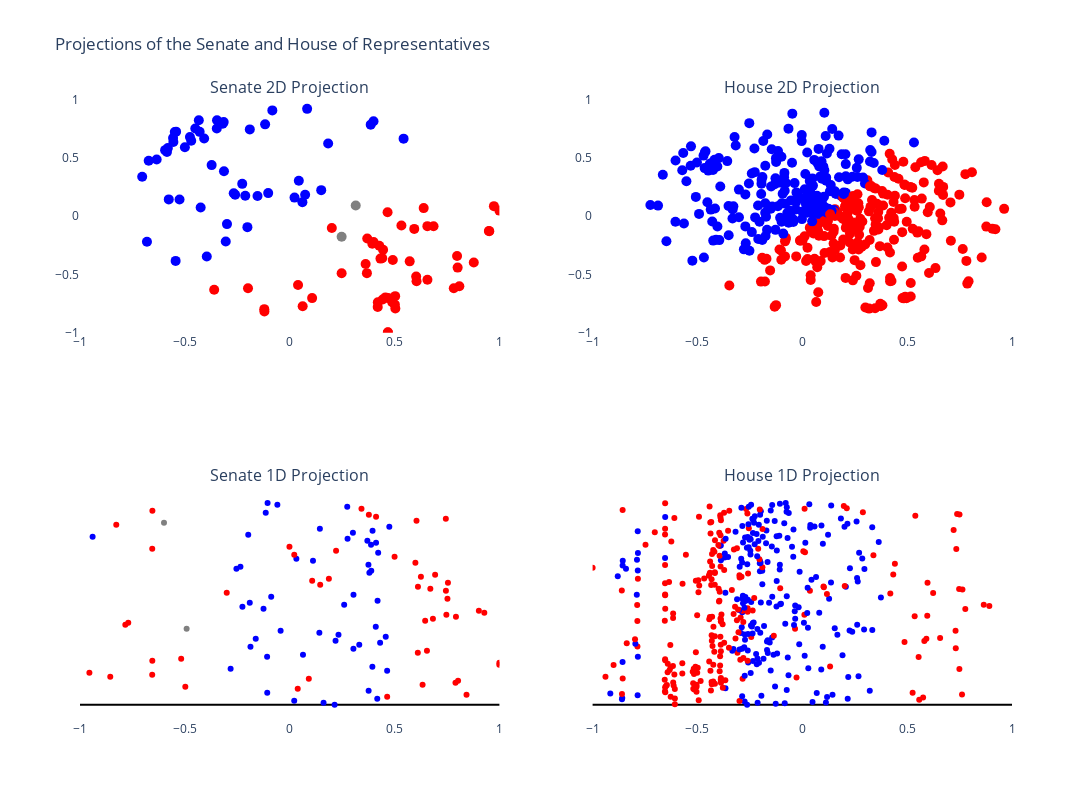

The cell this chart's notebook holds for it:
### Code cell
import plotly.graph_objects as go
from plotly.subplots import make_subplots
import pandas as pd

# Assuming DATABASE is already defined
senate: pd.DataFrame = DATABASE[DATABASE["chamber"] == "Senate"]
house: pd.DataFrame = DATABASE[DATABASE["chamber"] == "House"]

# Create a 2x2 subplot
fig = make_subplots(
    rows=2,
    cols=2,
    shared_xaxes=True,
    subplot_titles=(
        "Senate 2D Projection",
        "House 2D Projection",
        "Senate 1D Projection",
        "House 1D Projection",
    ),
)

# Add 2D projections for Senate
fig.add_trace(
    go.Scatter(
        x=senate["minimum-projection-2d_x"],
        y=senate["minimum-projection-2d_y"],
        mode="markers",
        marker=dict(
            size=10,
            color=senate["color"],
            colorscale="RdBu",
            showscale=False,
        ),
        text=senate["bioname"],
    ),
    row=1,
    col=1,
)

# Add 2D projections for House
fig.add_trace(
    go.Scatter(
        x=house["minimum-projection-2d_x"],
        y=house["minimum-projection-2d_y"],
        mode="markers",
        marker=dict(
            size=10,
            color=house["color"],
            colorscale="RdBu",
            showscale=False,
        ),
        text=house["bioname"],
    ),
    row=1,
    col=2,
)

# Add 1D projections for Senate
fig.add_trace(
    go.Scatter(
        x=senate["minimum-projection-1d"],
        mode="markers",
        marker_color=senate["color"],
    ),
    row=2,
    col=1,
)

# Add 1D projections for House
fig.add_trace(
    go.Scatter(
        x=house["minimum-projection-1d"],
        mode="markers",
        marker_color=house["color"],
    ),
    row=2,
    col=2,
)

# Update layout for the combined figure
fig.update_layout(
    title="Projections of the Senate and House of Representatives",
    height=800,
    width=1200,
    showlegend=False,
    paper_bgcolor="rgba(0,0,0,0)",
    plot_bgcolor="rgba(0,0,0,0)",
    autosize=False,
)

# Update y-axes and x-axes as needed
fig.update_yaxes(showticklabels=True, range=[-1, 1], row=1)
fig.update_yaxes(zerolinecolor="black", showticklabels=False, row=2)
fig.update_xaxes(showticklabels=True, range=[-1, 1])

# Save and show the figure
fig.write_image(ASSETS_DIR / f"minimum-combined-projection.png")
fig.show()

### Figure 1 — Plotly figure (JSON) as saved in the notebook; plotly's stock layout.template omitted (floating-point values rounded to 4 significant figures; data arrays with more than 128 entries replaced by an {"elided": "..."} marker saying what was removed)
{"data": [{"marker": {"color": ["blue", "blue", "blue", "blue", "red", "red", "blue", "blue", "red", "red", "red", "red", "red", "red", "red", "red", "red", "blue", "blue", "blue", "red", "red", "red", "red", "blue", "blue", "red", "red", "blue", "blue", "blue", "blue", "blue", "blue", "blue", "blue", "blue", "blue", "gray", "blue", "red", "red", "red", "red", "red", "red", "red", "red", "blue", "blue", "blue", "blue", "blue", "red", "blue", "blue", "red", "red", "red", "red", "red", "red", "red", "red", "red", "red", "blue", "blue", "blue", "blue", "blue", "red", "blue", "blue", "red", "red", "blue", "red", "red", "red", "blue", "blue", "blue", "blue", "blue", "blue", "blue", "blue", "blue", "blue", "red", "gray", "red", "red", "red", "red", "blue", "red", "red", "blue", "blue", "blue"], "colorscale": [[0, "rgb(103,0,31)"], [0.1, "rgb(178,24,43)"], [0.2, "rgb(214,96,77)"], [0.3, "rgb(244,165,130)"], [0.4, "rgb(253,219,199)"], [0.5, "rgb(247,247,247)"], [0.6, "rgb(209,229,240)"], [0.7, "rgb(146,197,222)"], [0.8, "rgb(67,147,195)"], [0.9, "rgb(33,102,172)"], [1, "rgb(5,48,97)"]], "showscale": false, "size": 10}, "mode": "markers", "text": ["TUBERVILLE, Thomas Hawley (Tommy)", "SHELBY, Richard C.", "MURKOWSKI, Lisa", "SULLIVAN, Daniel Scott", "SINEMA, Kyrsten", "KELLY, Mark Edward", "BOOZMAN, John", "COTTON, Tom", "HARRIS, Kamala Devi", "PADILLA, Alejandro (Alex)", "FEINSTEIN, Dianne", "BENNET, Michael F.", "HICKENLOOPER, John Wright", "MURPHY, Christopher", "BLUMENTHAL, Richard", "CARPER, Thomas Richard", "COONS, Christopher A.", "RUBIO, Marco", "SCOTT, Richard Lynn (Rick)", "LOEFFLER, Kelly", "OSSOFF, Thomas Jonathan (Jon)", "WARNOCK, Raphael Gamaliel", "HIRONO, Mazie", "SCHATZ, Brian Emanuel", "CRAPO, Michael Dean", "RISCH, James", "DURBIN, Richard Joseph", "DUCKWORTH, Tammy", "YOUNG, Todd", "BRAUN, Michael", "GRASSLEY, Charles Ernest", "ERNST, Joni", "MARSHALL, Roger Wayne", "MORAN, Jerry", "McCONNELL, Addison Mitchell (Mitch)", "PAUL, Rand", "CASSIDY, Bill", "KENNEDY, John Neely", "KING, Angus Stanley, Jr.", "COLLINS, Susan Margaret", "CARDIN, Benjamin Louis", "VAN HOLLEN, Christopher", "MARKEY, Edward John", "WARREN, Elizabeth", "PETERS, Gary C.", "STABENOW, Deborah Ann", "KLOBUCHAR, Amy", "SMITH, Tina", "WICKER, Roger F.", "HYDE-SMITH, Cindy", "BLUNT, Roy", "HAWLEY, Joshua David", "DAINES, Steve", "TESTER, Jon", "FISCHER, Debra (Deb)", "SASSE, Benjamin Eric", "ROSEN, Jacklyn Sheryl", "CORTEZ MASTO, Catherine Marie", "SHAHEEN, Jeanne", "HASSAN, Margaret (Maggie)", "MENENDEZ, Robert", "BOOKER, Cory Anthony", "HEINRICH, Martin", "LUJÁN, Ben Ray", "SCHUMER, Charles Ellis (Chuck)", "GILLIBRAND, Kirsten", "BURR, Richard M.", "TILLIS, Thomas Roland (Thom)", "CRAMER, Kevin", "HOEVEN, John", "PORTMAN, Robert Jones (Rob)", "BROWN, Sherrod", "INHOFE, James Mountain", "LANKFORD, James", "WYDEN, Ronald Lee", "MERKLEY, Jeff", "TOOMEY, Patrick Joseph", "CASEY, Robert (Bob), Jr.", "REED, John F. (Jack)", "WHITEHOUSE, Sheldon", "SCOTT, Tim", "GRAHAM, Lindsey O.", "THUNE, John", "ROUNDS, Marion Michael (Mike)", "BLACKBURN, Marsha", "HAGERTY, William Francis (Bill)", "CORNYN, John", "CRUZ, Rafael Edward (Ted)", "LEE, Mike", "ROMNEY, Willard Mitt (Mitt)", "LEAHY, Patrick Joseph", "SANDERS, Bernard", "WARNER, Mark", "KAINE, Timothy Michael (Tim)", "CANTWELL, Maria E.", "MURRAY, Patty", "CAPITO, Shelley Moore", "MANCHIN, Joe, III", "BALDWIN, Tammy", "JOHNSON, Ron", "LUMMIS, Cynthia M.", "BARRASSO, John A."], "type": "scatter", "x": [-0.5766, -0.6807, -0.4247, -0.5942, 0.3681, 0.5038, 0.5431, -0.4696, 0.362, 0.2009, 0.8778, 0.4198, 0.5016, 0.2476, 0.4454, 0.4001, 0.6859, -0.548, 0.1503, -0.5853, 0.4685, 0.4679, 0.5327, 0.4667, -0.2119, -0.1902, 0.9738, 1, -0.3149, 0.06064, -0.7034, -0.5561, -0.544, -0.3955, -0.5418, -0.3722, -0.5254, -0.2601, 0.3149, -0.5811, 0.3698, 0.3939, 0.809, 0.7826, 0.489, 0.4566, -0.1206, -0.1212, -0.2991, -0.3049, 0.08313, 0.04345, -0.5548, 0.4695, 0.1833, -0.408, 0.6566, 0.5029, 0.6568, 0.6032, 0.03978, 0.4433, 0.4916, 0.5722, 0.7982, 0.8008, -0.4294, -0.4757, 0.07362, 0.02304, -0.3476, 0.6049, 0.3997, 0.3863, 0.1069, 0.4412, -0.4502, -0.1988, 0.594, 0.4328, -0.6343, -0.6723, -0.3466, -0.3196, -0.2264, -0.2017, -0.1172, -0.4998, -0.3134, -0.4334, 0.4272, 0.2476, 0.06182, 0.4202, 0.9517, 0.9498, -0.1026, 0.6389, -0.3601, -0.08281, -0.2669, -0.1535], "xaxis": "x", "y": [0.1452, -0.22, 0.07497, 0.5688, -0.4895, -0.794, 0.6677, 0.6499, -0.41, -0.1011, -0.3973, -0.7805, -0.7605, -0.4898, -0.288, -0.2213, -0.08589, 0.7237, 0.2245, 0.5531, -0.9984, -1, -0.0801, 0.03453, 0.1766, 0.7472, 0.08682, 0.04867, 0.8097, 0.1214, 0.3401, 0.6735, -0.384, -0.3464, 0.7277, 0.44, 0.1443, 0.1854, 0.09177, 0.5869, -0.1913, -0.2371, -0.6018, -0.6197, -0.7391, -0.6982, -0.8185, -0.799, -0.06773, -0.2173, 0.9238, 0.3048, 0.6386, -0.7025, 0.6257, 0.6694, -0.08506, -0.6873, -0.5465, -0.5189, -0.5919, -0.7166, -0.3762, -0.3879, -0.3418, -0.4418, 0.7258, 0.6817, 0.1853, 0.1604, 0.755, -0.5596, 0.8176, 0.788, -0.7042, -0.3604, 0.7546, -0.6188, -0.1087, -0.3645, 0.4888, 0.4769, 0.8262, 0.7951, 0.2785, -0.09373, 0.7904, 0.5938, 0.3867, 0.8265, -0.2542, -0.1762, -0.7748, -0.7397, -0.1282, -0.127, 0.1991, 0.07006, -0.6326, 0.9105, 0.1974, 0.1739], "yaxis": "y"}, {"marker": {"color": {"elided": "455 str values"}, "colorscale": [[0, "rgb(103,0,31)"], [0.1, "rgb(178,24,43)"], [0.2, "rgb(214,96,77)"], [0.3, "rgb(244,165,130)"], [0.4, "rgb(253,219,199)"], [0.5, "rgb(247,247,247)"], [0.6, "rgb(209,229,240)"], [0.7, "rgb(146,197,222)"], [0.8, "rgb(67,147,195)"], [0.9, "rgb(33,102,172)"], [1, "rgb(5,48,97)"]], "showscale": false, "size": 10}, "mode": "markers", "text": {"elided": "455 str values"}, "type": "scatter", "x": {"elided": "455 float values"}, "xaxis": "x2", "y": {"elided": "455 float values"}, "yaxis": "y2"}, {"marker": {"color": ["blue", "blue", "blue", "blue", "red", "red", "blue", "blue", "red", "red", "red", "red", "red", "red", "red", "red", "red", "blue", "blue", "blue", "red", "red", "red", "red", "blue", "blue", "red", "red", "blue", "blue", "blue", "blue", "blue", "blue", "blue", "blue", "blue", "blue", "gray", "blue", "red", "red", "red", "red", "red", "red", "red", "red", "blue", "blue", "blue", "blue", "blue", "red", "blue", "blue", "red", "red", "red", "red", "red", "red", "red", "red", "red", "red", "blue", "blue", "blue", "blue", "blue", "red", "blue", "blue", "red", "red", "blue", "red", "red", "red", "blue", "blue", "blue", "blue", "blue", "blue", "blue", "blue", "blue", "blue", "red", "gray", "red", "red", "red", "red", "blue", "red", "red", "blue", "blue", "blue"]}, "mode": "markers", "type": "scatter", "x": [0.2141, 0.1614, 0.02154, 0.4175, 0.4649, 0.8432, -0.1071, 0.3764, 0.03831, -0.4978, 0.6337, 0.7906, 0.8029, 0.09116, -0.8557, -0.6556, -0.9552, 0.4647, -0.2817, 0.3943, 0.9997, 1, -0.6551, -0.5175, -0.1078, 0.06333, 0.6109, 0.6545, 0.3038, -0.1871, 0.3317, 0.4312, 0.2187, -0.162, 0.4579, 0.2326, 0.1415, -0.04342, -0.4915, 0.4105, -0.7838, -0.7699, 0.646, 0.683, 0.7928, 0.7471, 0.928, 0.9021, -0.1249, -0.2255, 0.2598, -0.1905, 0.419, 0.7522, -0.08815, 0.3042, -0.3003, 0.7449, 0.6707, 0.6116, 0.1454, 0.7546, 0.1072, 0.1868, 0.6257, 0.6935, 0.38, 0.3889, -0.254, -0.2349, 0.3755, 0.5994, 0.1111, 0.03176, 0.5001, 0.02174, 0.4219, 0.2212, -0.6555, -0.001161, 0.3879, 0.4117, 0.3703, 0.2759, -0.9399, -0.1977, 0.3014, 0.3951, 0.1439, 0.475, -0.827, -0.5994, 0.6047, 0.7445, 0.4118, 0.3775, -0.1143, -0.6547, 0.3423, 0.2744, -0.05886, -0.1055], "xaxis": "x3", "yaxis": "y3"}, {"marker": {"color": {"elided": "455 str values"}}, "mode": "markers", "type": "scatter", "x": {"elided": "455 float values"}, "xaxis": "x4", "yaxis": "y4"}], "layout": {"annotations": [{"font": {"size": 16}, "showarrow": false, "text": "Senate 2D Projection", "x": 0.225, "xanchor": "center", "xref": "paper", "y": 1, "yanchor": "bottom", "yref": "paper"}, {"font": {"size": 16}, "showarrow": false, "text": "House 2D Projection", "x": 0.775, "xanchor": "center", "xref": "paper", "y": 1, "yanchor": "bottom", "yref": "paper"}, {"font": {"size": 16}, "showarrow": false, "text": "Senate 1D Projection", "x": 0.225, "xanchor": "center", "xref": "paper", "y": 0.375, "yanchor": "bottom", "yref": "paper"}, {"font": {"size": 16}, "showarrow": false, "text": "House 1D Projection", "x": 0.775, "xanchor": "center", "xref": "paper", "y": 0.375, "yanchor": "bottom", "yref": "paper"}], "autosize": false, "height": 800, "paper_bgcolor": "rgba(0,0,0,0)", "plot_bgcolor": "rgba(0,0,0,0)", "showlegend": false, "title": {"text": "Projections of the Senate and House of Representatives"}, "width": 1200, "xaxis": {"anchor": "y", "domain": [0, 0.45], "matches": "x3", "range": [-1, 1], "showticklabels": true}, "xaxis2": {"anchor": "y2", "domain": [0.55, 1], "matches": "x4", "range": [-1, 1], "showticklabels": true}, "xaxis3": {"anchor": "y3", "domain": [0, 0.45], "range": [-1, 1], "showticklabels": true}, "xaxis4": {"anchor": "y4", "domain": [0.55, 1], "range": [-1, 1], "showticklabels": true}, "yaxis": {"anchor": "x", "domain": [0.625, 1], "range": [-1, 1], "showticklabels": true}, "yaxis2": {"anchor": "x2", "domain": [0.625, 1], "range": [-1, 1], "showticklabels": true}, "yaxis3": {"anchor": "x3", "domain": [0, 0.375], "showticklabels": false, "zerolinecolor": "black"}, "yaxis4": {"anchor": "x4", "domain": [0, 0.375], "showticklabels": false, "zerolinecolor": "black"}}}
